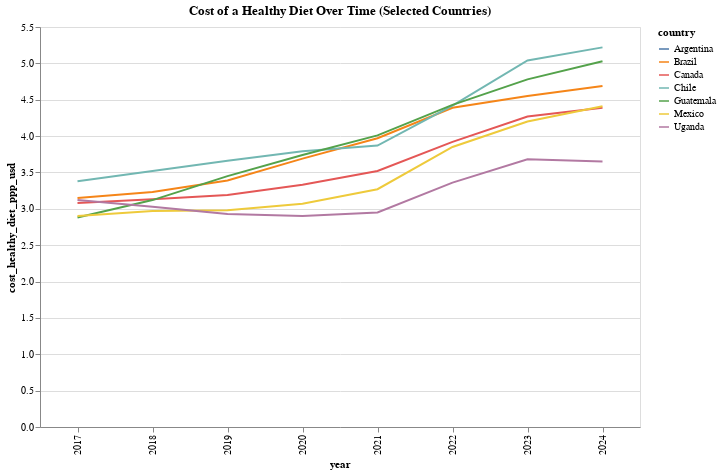

Notebook code cell kept with this figure:
### Code cell
countries = ["Mexico", "Canada", "Guatemala", "Brazil", "Argentina", "Chile", "Uganda"]

chart = alt.Chart(data[data["country"].isin(countries)]).mark_line().encode(
    x="year:O",
    y="cost_healthy_diet_ppp_usd:Q",
    color="country:N"
).properties(
    title="Cost of a Healthy Diet Over Time (Selected Countries)",
    width=600,
    height=400
)

chart.save(str(IMG_DIR / "cost_healthy_diet_over_time_selected_countries.png"))
chart

### Figure 1 — Vega-Lite specification as saved in the notebook (floating-point values rounded to 4 significant figures)
{"config": {"view": {"continuousWidth": 300, "continuousHeight": 300}}, "data": {"name": "data-17f1c61f443461bb01ddaa6ba390a20e"}, "mark": {"type": "line"}, "encoding": {"color": {"field": "country", "type": "nominal"}, "x": {"field": "year", "type": "ordinal"}, "y": {"field": "cost_healthy_diet_ppp_usd", "type": "quantitative"}}, "height": 400, "title": "Cost of a Healthy Diet Over Time (Selected Countries)", "width": 600, "$schema": "https://vega.github.io/schema/vega-lite/v6.1.0.json", "datasets": {"data-17f1c61f443461bb01ddaa6ba390a20e": [{"country_code": 32, "country": "Argentina", "region": "Africa", "year": 2017, "cost_healthy_diet_ppp_usd": 3.26, "annual_cost_healthy_diet_usd": 1190.0, "cost_vegetables_ppp_usd": null, "cost_fruits_ppp_usd": null, "total_food_components_cost": null, "cost_category": null, "data_quality": "Estimated value"}, {"country_code": 76, "country": "Brazil", "region": "Africa", "year": 2017, "cost_healthy_diet_ppp_usd": 3.15, "annual_cost_healthy_diet_usd": 1150.0, "cost_vegetables_ppp_usd": null, "cost_fruits_ppp_usd": null, "total_food_components_cost": null, "cost_category": "High Cost", "data_quality": "Estimated value"}, {"country_code": 76, "country": "Brazil", "region": "Africa", "year": 2018, "cost_healthy_diet_ppp_usd": 3.23, "annual_cost_healthy_diet_usd": 1179.0, "cost_vegetables_ppp_usd": null, "cost_fruits_ppp_usd": null, "total_food_components_cost": null, "cost_category": "High Cost", "data_quality": "Estimated value"}, {"country_code": 76, "country": "Brazil", "region": "Africa", "year": 2019, "cost_healthy_diet_ppp_usd": 3.39, "annual_cost_healthy_diet_usd": 1237.0, "cost_vegetables_ppp_usd": null, "cost_fruits_ppp_usd": null, "total_food_components_cost": null, "cost_category": "High Cost", "data_quality": "Estimated value"}, {"country_code": 76, "country": "Brazil", "region": "Africa", "year": 2020, "cost_healthy_diet_ppp_usd": 3.69, "annual_cost_healthy_diet_usd": 1347.0, "cost_vegetables_ppp_usd": null, "cost_fruits_ppp_usd": null, "total_food_components_cost": null, "cost_category": "High Cost", "data_quality": "Estimated value"}, {"country_code": 76, "country": "Brazil", "region": "Africa", "year": 2021, "cost_healthy_diet_ppp_usd": 3.97, "annual_cost_healthy_diet_usd": 1449.0, "cost_vegetables_ppp_usd": 0.69, "cost_fruits_ppp_usd": 0.67, "total_food_components_cost": 1.36, "cost_category": "High Cost", "data_quality": "Estimated value"}, {"country_code": 76, "country": "Brazil", "region": "Africa", "year": 2022, "cost_healthy_diet_ppp_usd": 4.39, "annual_cost_healthy_diet_usd": 1602.0, "cost_vegetables_ppp_usd": null, "cost_fruits_ppp_usd": null, "total_food_components_cost": null, "cost_category": "High Cost", "data_quality": "Estimated value"}, {"country_code": 76, "country": "Brazil", "region": "Africa", "year": 2023, "cost_healthy_diet_ppp_usd": 4.55, "annual_cost_healthy_diet_usd": 1661.0, "cost_vegetables_ppp_usd": null, "cost_fruits_ppp_usd": null, "total_food_components_cost": null, "cost_category": "High Cost", "data_quality": "Estimated value"}, {"country_code": 76, "country": "Brazil", "region": "Africa", "year": 2024, "cost_healthy_diet_ppp_usd": 4.69, "annual_cost_healthy_diet_usd": 1712.0, "cost_vegetables_ppp_usd": null, "cost_fruits_ppp_usd": null, "total_food_components_cost": null, "cost_category": "High Cost", "data_quality": "Estimated value"}, {"country_code": 124, "country": "Canada", "region": "Africa", "year": 2017, "cost_healthy_diet_ppp_usd": 3.08, "annual_cost_healthy_diet_usd": 1124.0, "cost_vegetables_ppp_usd": null, "cost_fruits_ppp_usd": null, "total_food_components_cost": null, "cost_category": "High Cost", "data_quality": "Estimated value"}, {"country_code": 124, "country": "Canada", "region": "Africa", "year": 2018, "cost_healthy_diet_ppp_usd": 3.13, "annual_cost_healthy_diet_usd": 1142.0, "cost_vegetables_ppp_usd": null, "cost_fruits_ppp_usd": null, "total_food_components_cost": null, "cost_category": "High Cost", "data_quality": "Estimated value"}, {"country_code": 124, "country": "Canada", "region": "Africa", "year": 2019, "cost_healthy_diet_ppp_usd": 3.19, "annual_cost_healthy_diet_usd": 1164.0, "cost_vegetables_ppp_usd": null, "cost_fruits_ppp_usd": null, "total_food_components_cost": null, "cost_category": "High Cost", "data_quality": "Estimated value"}, {"country_code": 124, "country": "Canada", "region": "Africa", "year": 2020, "cost_healthy_diet_ppp_usd": 3.33, "annual_cost_healthy_diet_usd": 1215.0, "cost_vegetables_ppp_usd": null, "cost_fruits_ppp_usd": null, "total_food_components_cost": null, "cost_category": "High Cost", "data_quality": "Estimated value"}, {"country_code": 124, "country": "Canada", "region": "Africa", "year": 2021, "cost_healthy_diet_ppp_usd": 3.52, "annual_cost_healthy_diet_usd": 1285.0, "cost_vegetables_ppp_usd": 0.88, "cost_fruits_ppp_usd": 0.91, "total_food_components_cost": 1.79, "cost_category": "High Cost", "data_quality": "Estimated value"}, {"country_code": 124, "country": "Canada", "region": "Africa", "year": 2022, "cost_healthy_diet_ppp_usd": 3.92, "annual_cost_healthy_diet_usd": 1431.0, "cost_vegetables_ppp_usd": null, "cost_fruits_ppp_usd": null, "total_food_components_cost": null, "cost_category": "High Cost", "data_quality": "Estimated value"}, {"country_code": 124, "country": "Canada", "region": "Africa", "year": 2023, "cost_healthy_diet_ppp_usd": 4.27, "annual_cost_healthy_diet_usd": 1559.0, "cost_vegetables_ppp_usd": null, "cost_fruits_ppp_usd": null, "total_food_components_cost": null, "cost_category": "High Cost", "data_quality": "Estimated value"}, {"country_code": 124, "country": "Canada", "region": "Africa", "year": 2024, "cost_healthy_diet_ppp_usd": 4.39, "annual_cost_healthy_diet_usd": 1602.0, "cost_vegetables_ppp_usd": null, "cost_fruits_ppp_usd": null, "total_food_components_cost": null, "cost_category": "High Cost", "data_quality": "Estimated value"}, {"country_code": 152, "country": "Chile", "region": "Africa", "year": 2017, "cost_healthy_diet_ppp_usd": 3.38, "annual_cost_healthy_diet_usd": 1234.0, "cost_vegetables_ppp_usd": null, "cost_fruits_ppp_usd": null, "total_food_components_cost": null, "cost_category": "High Cost", "data_quality": "Estimated value"}, {"country_code": 152, "country": "Chile", "region": "Africa", "year": 2018, "cost_healthy_diet_ppp_usd": 3.52, "annual_cost_healthy_diet_usd": 1285.0, "cost_vegetables_ppp_usd": null, "cost_fruits_ppp_usd": null, "total_food_components_cost": null, "cost_category": "High Cost", "data_quality": "Estimated value"}, {"country_code": 152, "country": "Chile", "region": "Africa", "year": 2019, "cost_healthy_diet_ppp_usd": 3.66, "annual_cost_healthy_diet_usd": 1336.0, "cost_vegetables_ppp_usd": null, "cost_fruits_ppp_usd": null, "total_food_components_cost": null, "cost_category": "High Cost", "data_quality": "Estimated value"}, {"country_code": 152, "country": "Chile", "region": "Africa", "year": 2020, "cost_healthy_diet_ppp_usd": 3.79, "annual_cost_healthy_diet_usd": 1383.0, "cost_vegetables_ppp_usd": null, "cost_fruits_ppp_usd": null, "total_food_components_cost": null, "cost_category": "High Cost", "data_quality": "Estimated value"}, {"country_code": 152, "country": "Chile", "region": "Africa", "year": 2021, "cost_healthy_diet_ppp_usd": 3.87, "annual_cost_healthy_diet_usd": 1413.0, "cost_vegetables_ppp_usd": 1.05, "cost_fruits_ppp_usd": 0.75, "total_food_components_cost": 1.8, "cost_category": "High Cost", "data_quality": "Estimated value"}, {"country_code": 152, "country": "Chile", "region": "Africa", "year": 2022, "cost_healthy_diet_ppp_usd": 4.42, "annual_cost_healthy_diet_usd": 1613.0, "cost_vegetables_ppp_usd": null, "cost_fruits_ppp_usd": null, "total_food_components_cost": null, "cost_category": "High Cost", "data_quality": "Estimated value"}, {"country_code": 152, "country": "Chile", "region": "Africa", "year": 2023, "cost_healthy_diet_ppp_usd": 5.04, "annual_cost_healthy_diet_usd": 1840.0, "cost_vegetables_ppp_usd": null, "cost_fruits_ppp_usd": null, "total_food_components_cost": null, "cost_category": "High Cost", "data_quality": "Estimated value"}, {"country_code": 152, "country": "Chile", "region": "Africa", "year": 2024, "cost_healthy_diet_ppp_usd": 5.22, "annual_cost_healthy_diet_usd": 1905.0, "cost_vegetables_ppp_usd": null, "cost_fruits_ppp_usd": null, "total_food_components_cost": null, "cost_category": "High Cost", "data_quality": "Estimated value"}, {"country_code": 320, "country": "Guatemala", "region": "Americas", "year": 2017, "cost_healthy_diet_ppp_usd": 2.88, "annual_cost_healthy_diet_usd": 1051.0, "cost_vegetables_ppp_usd": null, "cost_fruits_ppp_usd": null, "total_food_components_cost": null, "cost_category": "High Cost", "data_quality": "Estimated value"}, {"country_code": 320, "country": "Guatemala", "region": "Americas", "year": 2018, "cost_healthy_diet_ppp_usd": 3.12, "annual_cost_healthy_diet_usd": 1139.0, "cost_vegetables_ppp_usd": null, "cost_fruits_ppp_usd": null, "total_food_components_cost": null, "cost_category": "High Cost", "data_quality": "Estimated value"}, {"country_code": 320, "country": "Guatemala", "region": "Americas", "year": 2019, "cost_healthy_diet_ppp_usd": 3.45, "annual_cost_healthy_diet_usd": 1259.0, "cost_vegetables_ppp_usd": null, "cost_fruits_ppp_usd": null, "total_food_components_cost": null, "cost_category": "High Cost", "data_quality": "Estimated value"}, {"country_code": 320, "country": "Guatemala", "region": "Americas", "year": 2020, "cost_healthy_diet_ppp_usd": 3.74, "annual_cost_healthy_diet_usd": 1365.0, "cost_vegetables_ppp_usd": null, "cost_fruits_ppp_usd": null, "total_food_components_cost": null, "cost_category": "High Cost", "data_quality": "Estimated value"}, {"country_code": 320, "country": "Guatemala", "region": "Americas", "year": 2021, "cost_healthy_diet_ppp_usd": 4.01, "annual_cost_healthy_diet_usd": 1464.0, "cost_vegetables_ppp_usd": 0.64, "cost_fruits_ppp_usd": 0.47, "total_food_components_cost": 1.11, "cost_category": "High Cost", "data_quality": "Estimated value"}, {"country_code": 320, "country": "Guatemala", "region": "Americas", "year": 2022, "cost_healthy_diet_ppp_usd": 4.43, "annual_cost_healthy_diet_usd": 1617.0, "cost_vegetables_ppp_usd": null, "cost_fruits_ppp_usd": null, "total_food_components_cost": null, "cost_category": "High Cost", "data_quality": "Estimated value"}, {"country_code": 320, "country": "Guatemala", "region": "Americas", "year": 2023, "cost_healthy_diet_ppp_usd": 4.78, "annual_cost_healthy_diet_usd": 1745.0, "cost_vegetables_ppp_usd": null, "cost_fruits_ppp_usd": null, "total_food_components_cost": null, "cost_category": "High Cost", "data_quality": "Estimated value"}, {"country_code": 320, "country": "Guatemala", "region": "Americas", "year": 2024, "cost_healthy_diet_ppp_usd": 5.03, "annual_cost_healthy_diet_usd": 1836.0, "cost_vegetables_ppp_usd": null, "cost_fruits_ppp_usd": null, "total_food_components_cost": null, "cost_category": "High Cost", "data_quality": "Estimated value"}, {"country_code": 484, "country": "Mexico", "region": "Asia", "year": 2017, "cost_healthy_diet_ppp_usd": 2.9, "annual_cost_healthy_diet_usd": 1058.0, "cost_vegetables_ppp_usd": null, "cost_fruits_ppp_usd": null, "total_food_components_cost": null, "cost_category": "High Cost", "data_quality": "Estimated value"}, {"country_code": 484, "country": "Mexico", "region": "Asia", "year": 2018, "cost_healthy_diet_ppp_usd": 2.97, "annual_cost_healthy_diet_usd": 1084.0, "cost_vegetables_ppp_usd": null, "cost_fruits_ppp_usd": null, "total_food_components_cost": null, "cost_category": "High Cost", "data_quality": "Estimated value"}, {"country_code": 484, "country": "Mexico", "region": "Asia", "year": 2019, "cost_healthy_diet_ppp_usd": 2.98, "annual_cost_healthy_diet_usd": 1088.0, "cost_vegetables_ppp_usd": null, "cost_fruits_ppp_usd": null, "total_food_components_cost": null, "cost_category": "High Cost", "data_quality": "Estimated value"}, {"country_code": 484, "country": "Mexico", "region": "Asia", "year": 2020, "cost_healthy_diet_ppp_usd": 3.07, "annual_cost_healthy_diet_usd": 1121.0, "cost_vegetables_ppp_usd": null, "cost_fruits_ppp_usd": null, "total_food_components_cost": null, "cost_category": "High Cost", "data_quality": "Estimated value"}, {"country_code": 484, "country": "Mexico", "region": "Asia", "year": 2021, "cost_healthy_diet_ppp_usd": 3.27, "annual_cost_healthy_diet_usd": 1194.0, "cost_vegetables_ppp_usd": 0.79, "cost_fruits_ppp_usd": 0.57, "total_food_components_cost": 1.36, "cost_category": "High Cost", "data_quality": "Estimated value"}, {"country_code": 484, "country": "Mexico", "region": "Asia", "year": 2022, "cost_healthy_diet_ppp_usd": 3.85, "annual_cost_healthy_diet_usd": 1405.0, "cost_vegetables_ppp_usd": null, "cost_fruits_ppp_usd": null, "total_food_components_cost": null, "cost_category": "High Cost", "data_quality": "Estimated value"}, {"country_code": 484, "country": "Mexico", "region": "Asia", "year": 2023, "cost_healthy_diet_ppp_usd": 4.2, "annual_cost_healthy_diet_usd": 1533.0, "cost_vegetables_ppp_usd": null, "cost_fruits_ppp_usd": null, "total_food_components_cost": null, "cost_category": "High Cost", "data_quality": "Estimated value"}, {"country_code": 484, "country": "Mexico", "region": "Asia", "year": 2024, "cost_healthy_diet_ppp_usd": 4.41, "annual_cost_healthy_diet_usd": 1610.0, "cost_vegetables_ppp_usd": null, "cost_fruits_ppp_usd": null, "total_food_components_cost": null, "cost_category": "High Cost", "data_quality": "Estimated value"}, {"country_code": 800, "country": "Uganda", "region": "Europe", "year": 2017, "cost_healthy_diet_ppp_usd": 3.12, "annual_cost_healthy_diet_usd": 1139.0, "cost_vegetables_ppp_usd": null, "cost_fruits_ppp_usd": null, "total_food_components_cost": null, "cost_category": "High Cost", "data_quality": "Estimated value"}, {"country_code": 800, "country": "Uganda", "region": "Europe", "year": 2018, "cost_healthy_diet_ppp_usd": 3.03, "annual_cost_healthy_diet_usd": 1106.0, "cost_vegetables_ppp_usd": null, "cost_fruits_ppp_usd": null, "total_food_components_cost": null, "cost_category": "High Cost", "data_quality": "Estimated value"}, {"country_code": 800, "country": "Uganda", "region": "Europe", "year": 2019, "cost_healthy_diet_ppp_usd": 2.93, "annual_cost_healthy_diet_usd": 1069.0, "cost_vegetables_ppp_usd": null, "cost_fruits_ppp_usd": null, "total_food_components_cost": null, "cost_category": "High Cost", "data_quality": "Estimated value"}, {"country_code": 800, "country": "Uganda", "region": "Europe", "year": 2020, "cost_healthy_diet_ppp_usd": 2.9, "annual_cost_healthy_diet_usd": 1058.0, "cost_vegetables_ppp_usd": null, "cost_fruits_ppp_usd": null, "total_food_components_cost": null, "cost_category": "High Cost", "data_quality": "Estimated value"}, {"country_code": 800, "country": "Uganda", "region": "Europe", "year": 2021, "cost_healthy_diet_ppp_usd": 2.95, "annual_cost_healthy_diet_usd": 1077.0, "cost_vegetables_ppp_usd": 0.4, "cost_fruits_ppp_usd": 0.28, "total_food_components_cost": 0.68, "cost_category": "High Cost", "data_quality": "Estimated value"}, {"country_code": 800, "country": "Uganda", "region": "Europe", "year": 2022, "cost_healthy_diet_ppp_usd": 3.36, "annual_cost_healthy_diet_usd": 1226.0, "cost_vegetables_ppp_usd": null, "cost_fruits_ppp_usd": null, "total_food_components_cost": null, "cost_category": "High Cost", "data_quality": "Estimated value"}, {"country_code": 800, "country": "Uganda", "region": "Europe", "year": 2023, "cost_healthy_diet_ppp_usd": 3.68, "annual_cost_healthy_diet_usd": 1343.0, "cost_vegetables_ppp_usd": null, "cost_fruits_ppp_usd": null, "total_food_components_cost": null, "cost_category": "High Cost", "data_quality": "Estimated value"}, {"country_code": 800, "country": "Uganda", "region": "Europe", "year": 2024, "cost_healthy_diet_ppp_usd": 3.65, "annual_cost_healthy_diet_usd": 1332.0, "cost_vegetables_ppp_usd": null, "cost_fruits_ppp_usd": null, "total_food_components_cost": null, "cost_category": "High Cost", "data_quality": "Estimated value"}]}}
